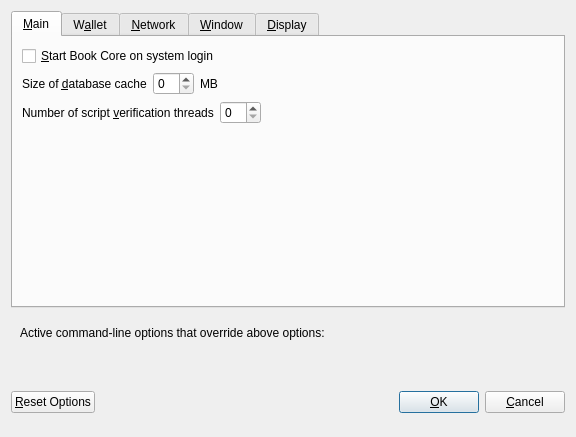
<?xml version="1.0" encoding="UTF-8"?>
<ui version="4.0">
 <class>OptionsDialog</class>
 <widget class="QDialog" name="OptionsDialog">
  <property name="geometry">
   <rect>
    <x>0</x>
    <y>0</y>
    <width>576</width>
    <height>402</height>
   </rect>
  </property>
  <property name="windowTitle">
   <string>Options</string>
  </property>
  <property name="modal">
   <bool>true</bool>
  </property>
  <layout class="QVBoxLayout" name="verticalLayout">
   <item>
    <widget class="QTabWidget" name="tabWidget">
     <property name="currentIndex">
      <number>0</number>
     </property>
     <widget class="QWidget" name="tabMain">
      <attribute name="title">
       <string>&amp;Main</string>
      </attribute>
      <layout class="QVBoxLayout" name="verticalLayout_Main">
       <item>
        <widget class="QCheckBox" name="bitcoinAtStartup">
         <property name="toolTip">
          <string>Automatically start Book Core after logging in to the system.</string>
         </property>
         <property name="text">
          <string>&amp;Start Book Core on system login</string>
         </property>
        </widget>
       </item>
       <item>
        <layout class="QHBoxLayout" name="horizontalLayout_2_Main">
         <item>
          <widget class="QLabel" name="databaseCacheLabel">
           <property name="text">
            <string>Size of &amp;database cache</string>
           </property>
           <property name="textFormat">
            <enum>Qt::PlainText</enum>
           </property>
           <property name="buddy">
            <cstring>databaseCache</cstring>
           </property>
          </widget>
         </item>
         <item>
          <widget class="QSpinBox" name="databaseCache"/>
         </item>
         <item>
          <widget class="QLabel" name="databaseCacheUnitLabel">
           <property name="text">
            <string>MB</string>
           </property>
           <property name="textFormat">
            <enum>Qt::PlainText</enum>
           </property>
          </widget>
         </item>
         <item>
          <spacer name="horizontalSpacer_2_Main">
           <property name="orientation">
            <enum>Qt::Horizontal</enum>
           </property>
           <property name="sizeHint" stdset="0">
            <size>
             <width>40</width>
             <height>20</height>
            </size>
           </property>
          </spacer>
         </item>
        </layout>
       </item>
       <item>
        <layout class="QHBoxLayout" name="horizontalLayout_3_Main">
         <item>
          <widget class="QLabel" name="threadsScriptVerifLabel">
           <property name="text">
            <string>Number of script &amp;verification threads</string>
           </property>
           <property name="textFormat">
            <enum>Qt::PlainText</enum>
           </property>
           <property name="buddy">
            <cstring>threadsScriptVerif</cstring>
           </property>
          </widget>
         </item>
         <item>
          <widget class="QSpinBox" name="threadsScriptVerif">
           <property name="toolTip">
            <string>(0 = auto, &lt;0 = leave that many cores free)</string>
           </property>
          </widget>
         </item>
         <item>
          <spacer name="horizontalSpacer_3_Main">
           <property name="orientation">
            <enum>Qt::Horizontal</enum>
           </property>
           <property name="sizeHint" stdset="0">
            <size>
             <width>40</width>
             <height>20</height>
            </size>
           </property>
          </spacer>
         </item>
        </layout>
       </item>
       <item>
        <spacer name="verticalSpacer_Main">
         <property name="orientation">
          <enum>Qt::Vertical</enum>
         </property>
         <property name="sizeHint" stdset="0">
          <size>
           <width>20</width>
           <height>40</height>
          </size>
         </property>
        </spacer>
       </item>
      </layout>
     </widget>
     <widget class="QWidget" name="tabWallet">
      <attribute name="title">
       <string>W&amp;allet</string>
      </attribute>
      <layout class="QVBoxLayout" name="verticalLayout_Wallet">
       <item>
        <widget class="QGroupBox" name="groupBox">
         <property name="title">
          <string>Expert</string>
         </property>
         <layout class="QVBoxLayout" name="verticalLayout_2">
          <item>
           <widget class="QCheckBox" name="coinControlFeatures">
            <property name="toolTip">
             <string>Whether to show coin control features or not.</string>
            </property>
            <property name="text">
             <string>Enable coin &amp;control features</string>
            </property>
           </widget>
          </item>
          <item>
           <widget class="QCheckBox" name="showMasternodesTab">
            <property name="toolTip">
             <string>Show additional tab listing all your masternodes in first sub-tab&lt;br/&gt;and all masternodes on the network in second sub-tab.</string>
            </property>
            <property name="text">
             <string>Show Masternodes Tab</string>
            </property>
           </widget>
          </item>
          <item>
           <widget class="QCheckBox" name="showAdvancedPSUI">
            <property name="toolTip">
             <string>Show additional information and buttons for PrivateSend on overview screen.</string>
            </property>
            <property name="text">
             <string>Enable advanced PrivateSend interface</string>
            </property>
           </widget>
          </item>
          <item>
           <widget class="QCheckBox" name="lowKeysWarning">
            <property name="toolTip">
             <string>Show warning dialog when PrivateSend detects that wallet has very low number of keys left.</string>
            </property>
            <property name="text">
             <string>Warn if PrivateSend is running out of keys</string>
            </property>
           </widget>
          </item>
          <item>
           <widget class="QCheckBox" name="privateSendMultiSession">
            <property name="toolTip">
             <string>Whether to use experimental PrivateSend mode with multiple mixing sessions per block.&lt;br/&gt;Note: You must use this feature carefully.&lt;br/&gt;Make sure you always have recent wallet (auto)backup in a safe place!</string>
            </property>
            <property name="text">
             <string>Enable PrivateSend &amp;multi-session</string>
            </property>
           </widget>
          </item>
          <item>
           <widget class="QCheckBox" name="spendZeroConfChange">
            <property name="toolTip">
             <string>If you disable the spending of unconfirmed change, the change from a transaction&lt;br/&gt;cannot be used until that transaction has at least one confirmation.&lt;br/&gt;This also affects how your balance is computed.</string>
            </property>
            <property name="text">
             <string>&amp;Spend unconfirmed change</string>
            </property>
           </widget>
          </item>
         </layout>
        </widget>
       </item>
       <item>
        <layout class="QHBoxLayout" name="horizontalLayout_4_Wallet">
         <item>
          <widget class="QLabel" name="label">
           <property name="toolTip">
            <string>This setting determines the amount of individual masternodes that an input will be anonymized through.&lt;br/&gt;More rounds of anonymization gives a higher degree of privacy, but also costs more in fees.</string>
           </property>
           <property name="text">
            <string>PrivateSend rounds to use</string>
           </property>
          </widget>
         </item>
         <item>
          <widget class="QSpinBox" name="privateSendRounds">
           <property name="minimum">
            <number>2</number>
           </property>
           <property name="maximum">
            <number>8</number>
           </property>
           <property name="value">
            <number>4</number>
           </property>
          </widget>
         </item>
        </layout>
       </item>
       <item>
        <layout class="QHBoxLayout" name="horizontalLayout">
         <item>
          <widget class="QLabel" name="label_2">
           <property name="toolTip">
            <string>This amount acts as a threshold to turn off PrivateSend once it's reached.</string>
           </property>
           <property name="statusTip">
            <string notr="true"/>
           </property>
           <property name="whatsThis">
            <string notr="true"/>
           </property>
           <property name="accessibleName">
            <string notr="true"/>
           </property>
           <property name="accessibleDescription">
            <string notr="true"/>
           </property>
           <property name="text">
            <string>Amount of Book to keep anonymized</string>
           </property>
          </widget>
         </item>
         <item>
          <widget class="QSpinBox" name="privateSendAmount">
           <property name="minimum">
            <number>2</number>
           </property>
           <property name="maximum">
            <number>2000</number>
           </property>
           <property name="singleStep">
            <number>10</number>
           </property>
           <property name="value">
            <number>1000</number>
           </property>
          </widget>
         </item>
        </layout>
       </item>
       <item>
        <spacer name="verticalSpacer_Wallet">
         <property name="orientation">
          <enum>Qt::Vertical</enum>
         </property>
         <property name="sizeHint" stdset="0">
          <size>
           <width>20</width>
           <height>40</height>
          </size>
         </property>
        </spacer>
       </item>
      </layout>
     </widget>
     <widget class="QWidget" name="tabNetwork">
      <attribute name="title">
       <string>&amp;Network</string>
      </attribute>
      <layout class="QVBoxLayout" name="verticalLayout_Network">
       <item>
        <widget class="QCheckBox" name="mapPortUpnp">
         <property name="toolTip">
          <string>Automatically open the Book Core client port on the router. This only works when your router supports UPnP and it is enabled.</string>
         </property>
         <property name="text">
          <string>Map port using &amp;UPnP</string>
         </property>
        </widget>
       </item>
       <item>
        <widget class="QCheckBox" name="allowIncoming">
         <property name="toolTip">
          <string>Accept connections from outside</string>
         </property>
         <property name="text">
          <string>Allow incoming connections</string>
         </property>
        </widget>
       </item>
       <item>
        <widget class="QCheckBox" name="connectSocks">
         <property name="toolTip">
          <string>Connect to the Book network through a SOCKS5 proxy.</string>
         </property>
         <property name="text">
          <string>&amp;Connect through SOCKS5 proxy (default proxy):</string>
         </property>
        </widget>
       </item>
       <item>
        <layout class="QHBoxLayout" name="horizontalLayout_1_Network">
         <item>
          <widget class="QLabel" name="proxyIpLabel">
           <property name="text">
            <string>Proxy &amp;IP:</string>
           </property>
           <property name="textFormat">
            <enum>Qt::PlainText</enum>
           </property>
           <property name="buddy">
            <cstring>proxyIp</cstring>
           </property>
          </widget>
         </item>
         <item>
          <widget class="QValidatedLineEdit" name="proxyIp">
           <property name="minimumSize">
            <size>
             <width>140</width>
             <height>0</height>
            </size>
           </property>
           <property name="maximumSize">
            <size>
             <width>140</width>
             <height>16777215</height>
            </size>
           </property>
           <property name="toolTip">
            <string>IP address of the proxy (e.g. IPv4: 127.0.0.1 / IPv6: ::1)</string>
           </property>
          </widget>
         </item>
         <item>
          <widget class="QLabel" name="proxyPortLabel">
           <property name="text">
            <string>&amp;Port:</string>
           </property>
           <property name="textFormat">
            <enum>Qt::PlainText</enum>
           </property>
           <property name="buddy">
            <cstring>proxyPort</cstring>
           </property>
          </widget>
         </item>
         <item>
          <widget class="QLineEdit" name="proxyPort">
           <property name="minimumSize">
            <size>
             <width>55</width>
             <height>0</height>
            </size>
           </property>
           <property name="maximumSize">
            <size>
             <width>55</width>
             <height>16777215</height>
            </size>
           </property>
           <property name="toolTip">
            <string>Port of the proxy (e.g. 9050)</string>
           </property>
          </widget>
         </item>
         <item>
          <spacer name="horizontalSpacer_1_Network">
           <property name="orientation">
            <enum>Qt::Horizontal</enum>
           </property>
           <property name="sizeHint" stdset="0">
            <size>
             <width>40</width>
             <height>20</height>
            </size>
           </property>
          </spacer>
         </item>
        </layout>
       </item>
       <item>
        <layout class="QHBoxLayout" name="horizontalLayout_2_Network">
         <item>
          <widget class="QLabel" name="proxyActiveNets">
           <property name="text">
            <string>Used for reaching peers via:</string>
           </property>
           <property name="textFormat">
            <enum>Qt::PlainText</enum>
           </property>
          </widget>
         </item>
         <item>
          <widget class="QCheckBox" name="proxyReachIPv4">
           <property name="enabled">
            <bool>false</bool>
           </property>
           <property name="toolTip">
            <string>Shows, if the supplied default SOCKS5 proxy is used to reach peers via this network type.</string>
           </property>
           <property name="text">
            <string/>
           </property>
          </widget>
         </item>
         <item>
          <widget class="QLabel" name="proxyReachIPv4Label">
           <property name="text">
            <string>IPv4</string>
           </property>
           <property name="textFormat">
            <enum>Qt::PlainText</enum>
           </property>
          </widget>
         </item>
         <item>
          <widget class="QCheckBox" name="proxyReachIPv6">
           <property name="enabled">
            <bool>false</bool>
           </property>
           <property name="toolTip">
            <string>Shows, if the supplied default SOCKS5 proxy is used to reach peers via this network type.</string>
           </property>
           <property name="text">
            <string/>
           </property>
          </widget>
         </item>
         <item>
          <widget class="QLabel" name="proxyReachIPv6Label">
           <property name="text">
            <string>IPv6</string>
           </property>
           <property name="textFormat">
            <enum>Qt::PlainText</enum>
           </property>
          </widget>
         </item>
         <item>
          <widget class="QCheckBox" name="proxyReachTor">
           <property name="enabled">
            <bool>false</bool>
           </property>
           <property name="toolTip">
            <string>Shows, if the supplied default SOCKS5 proxy is used to reach peers via this network type.</string>
           </property>
           <property name="text">
            <string/>
           </property>
          </widget>
         </item>
         <item>
          <widget class="QLabel" name="proxyReachTorLabel">
           <property name="text">
            <string>Tor</string>
           </property>
           <property name="textFormat">
            <enum>Qt::PlainText</enum>
           </property>
          </widget>
         </item>
         <item>
          <spacer name="horizontalSpacer_2_Network">
           <property name="orientation">
            <enum>Qt::Horizontal</enum>
           </property>
           <property name="sizeHint" stdset="0">
            <size>
             <width>40</width>
             <height>20</height>
            </size>
           </property>
          </spacer>
         </item>
        </layout>
       </item>
       <item>
        <widget class="QCheckBox" name="connectSocksTor">
         <property name="toolTip">
          <string>Connect to the Book network through a separate SOCKS5 proxy for Tor hidden services.</string>
         </property>
         <property name="text">
          <string>Use separate SOCKS5 proxy to reach peers via Tor hidden services:</string>
         </property>
        </widget>
       </item>
       <item>
        <layout class="QHBoxLayout" name="horizontalLayout_3_Network">
         <item>
          <widget class="QLabel" name="proxyIpTorLabel">
           <property name="text">
            <string>Proxy &amp;IP:</string>
           </property>
           <property name="textFormat">
            <enum>Qt::PlainText</enum>
           </property>
           <property name="buddy">
            <cstring>proxyIpTor</cstring>
           </property>
          </widget>
         </item>
         <item>
          <widget class="QValidatedLineEdit" name="proxyIpTor">
           <property name="minimumSize">
            <size>
             <width>140</width>
             <height>0</height>
            </size>
           </property>
           <property name="maximumSize">
            <size>
             <width>140</width>
             <height>16777215</height>
            </size>
           </property>
           <property name="toolTip">
            <string>IP address of the proxy (e.g. IPv4: 127.0.0.1 / IPv6: ::1)</string>
           </property>
          </widget>
         </item>
         <item>
          <widget class="QLabel" name="proxyPortTorLabel">
           <property name="text">
            <string>&amp;Port:</string>
           </property>
           <property name="textFormat">
            <enum>Qt::PlainText</enum>
           </property>
           <property name="buddy">
            <cstring>proxyPortTor</cstring>
           </property>
          </widget>
         </item>
         <item>
          <widget class="QLineEdit" name="proxyPortTor">
           <property name="minimumSize">
            <size>
             <width>55</width>
             <height>0</height>
            </size>
           </property>
           <property name="maximumSize">
            <size>
             <width>55</width>
             <height>16777215</height>
            </size>
           </property>
           <property name="toolTip">
            <string>Port of the proxy (e.g. 9050)</string>
           </property>
          </widget>
         </item>
         <item>
          <spacer name="horizontalSpacer_4_Network">
           <property name="orientation">
            <enum>Qt::Horizontal</enum>
           </property>
           <property name="sizeHint" stdset="0">
            <size>
             <width>40</width>
             <height>20</height>
            </size>
           </property>
          </spacer>
         </item>
        </layout>
       </item>
       <item>
        <spacer name="verticalSpacer_Network">
         <property name="orientation">
          <enum>Qt::Vertical</enum>
         </property>
         <property name="sizeHint" stdset="0">
          <size>
           <width>20</width>
           <height>40</height>
          </size>
         </property>
        </spacer>
       </item>
      </layout>
     </widget>
     <widget class="QWidget" name="tabWindow">
      <attribute name="title">
       <string>&amp;Window</string>
      </attribute>
      <layout class="QVBoxLayout" name="verticalLayout_Window">
       <item>
        <widget class="QCheckBox" name="minimizeToTray">
         <property name="toolTip">
          <string>Show only a tray icon after minimizing the window.</string>
         </property>
         <property name="text">
          <string>&amp;Minimize to the tray instead of the taskbar</string>
         </property>
        </widget>
       </item>
       <item>
        <widget class="QCheckBox" name="minimizeOnClose">
         <property name="toolTip">
          <string>Minimize instead of exit the application when the window is closed. When this option is enabled, the application will be closed only after selecting Exit in the menu.</string>
         </property>
         <property name="text">
          <string>M&amp;inimize on close</string>
         </property>
        </widget>
       </item>
       <item>
        <spacer name="verticalSpacer_Window">
         <property name="orientation">
          <enum>Qt::Vertical</enum>
         </property>
         <property name="sizeHint" stdset="0">
          <size>
           <width>20</width>
           <height>40</height>
          </size>
         </property>
        </spacer>
       </item>
      </layout>
     </widget>
     <widget class="QWidget" name="tabDisplay">
      <attribute name="title">
       <string>&amp;Display</string>
      </attribute>
      <layout class="QVBoxLayout" name="verticalLayout_Display">
       <item>
        <layout class="QHBoxLayout" name="horizontalLayout_1_Display">
         <item>
          <widget class="QLabel" name="langLabel">
           <property name="text">
            <string>User Interface &amp;language:</string>
           </property>
           <property name="textFormat">
            <enum>Qt::PlainText</enum>
           </property>
           <property name="buddy">
            <cstring>lang</cstring>
           </property>
          </widget>
         </item>
         <item>
          <widget class="QValueComboBox" name="lang">
           <property name="toolTip">
            <string>The user interface language can be set here. This setting will take effect after restarting Book Core.</string>
           </property>
          </widget>
         </item>
        </layout>
       </item>
       <item>
        <widget class="QLabel" name="label_3">
         <property name="toolTip">
          <string notr="true"/>
         </property>
         <property name="statusTip">
          <string notr="true"/>
         </property>
         <property name="whatsThis">
          <string notr="true"/>
         </property>
         <property name="accessibleName">
          <string notr="true"/>
         </property>
         <property name="text">
          <string>Language missing or translation incomplete? Help contributing translations here:
https://www.transifex.com/projects/p/book/</string>
         </property>
         <property name="wordWrap">
          <bool>true</bool>
         </property>
         <property name="openExternalLinks">
          <bool>true</bool>
         </property>
         <property name="textInteractionFlags">
          <set>Qt::TextBrowserInteraction</set>
         </property>
        </widget>
       </item>
       <item>
        <layout class="QHBoxLayout" name="horizontalLayout_4_Display" stretch="0,0">
         <item>
          <widget class="QLabel" name="themeLabel">
           <property name="text">
            <string>User Interface Theme:</string>
           </property>
          </widget>
         </item>
         <item>
          <widget class="QValueComboBox" name="theme"/>
         </item>
        </layout>
       </item>
       <item>
        <widget class="Line" name="line">
         <property name="orientation">
          <enum>Qt::Horizontal</enum>
         </property>
        </widget>
       </item>
       <item>
        <layout class="QHBoxLayout" name="horizontalLayout_2_Display">
         <item>
          <widget class="QLabel" name="unitLabel">
           <property name="text">
            <string>&amp;Unit to show amounts in:</string>
           </property>
           <property name="textFormat">
            <enum>Qt::PlainText</enum>
           </property>
           <property name="buddy">
            <cstring>unit</cstring>
           </property>
          </widget>
         </item>
         <item>
          <widget class="QValueComboBox" name="unit">
           <property name="toolTip">
            <string>Choose the default subdivision unit to show in the interface and when sending coins.</string>
           </property>
          </widget>
         </item>
        </layout>
       </item>
       <item>
        <layout class="QHBoxLayout" name="horizontalLayout_5_Display">
         <item>
          <widget class="QLabel" name="digitsLabel">
           <property name="text">
            <string>Decimal digits</string>
           </property>
          </widget>
         </item>
         <item>
          <widget class="QValueComboBox" name="digits"/>
         </item>
        </layout>
       </item>
       <item>
        <layout class="QHBoxLayout" name="horizontalLayout_3_Display">
         <item>
          <widget class="QLabel" name="thirdPartyTxUrlsLabel">
           <property name="toolTip">
            <string>Third party URLs (e.g. a block explorer) that appear in the transactions tab as context menu items.&lt;br/&gt;%s in the URL is replaced by transaction hash. Multiple URLs are separated by vertical bar |.</string>
           </property>
           <property name="text">
            <string>Third party transaction URLs</string>
           </property>
           <property name="buddy">
            <cstring>thirdPartyTxUrls</cstring>
           </property>
          </widget>
         </item>
         <item>
          <widget class="QLineEdit" name="thirdPartyTxUrls">
           <property name="toolTip">
            <string>Third party URLs (e.g. a block explorer) that appear in the transactions tab as context menu items.&lt;br/&gt;%s in the URL is replaced by transaction hash. Multiple URLs are separated by vertical bar |.</string>
           </property>
          </widget>
         </item>
        </layout>
       </item>
       <item>
        <spacer name="verticalSpacer">
         <property name="orientation">
          <enum>Qt::Vertical</enum>
         </property>
         <property name="sizeHint" stdset="0">
          <size>
           <width>20</width>
           <height>40</height>
          </size>
         </property>
        </spacer>
       </item>
      </layout>
     </widget>
    </widget>
   </item>
   <item>
    <widget class="QFrame" name="frame">
     <layout class="QVBoxLayout" name="verticalLayout_Bottom">
      <item>
       <layout class="QHBoxLayout" name="horizontalLayout_Bottom">
        <item>
         <widget class="QLabel" name="overriddenByCommandLineInfoLabel">
          <property name="text">
           <string>Active command-line options that override above options:</string>
          </property>
          <property name="textFormat">
           <enum>Qt::PlainText</enum>
          </property>
         </widget>
        </item>
        <item>
         <spacer name="horizontalSpacer_Bottom">
          <property name="orientation">
           <enum>Qt::Horizontal</enum>
          </property>
          <property name="sizeHint" stdset="0">
           <size>
            <width>40</width>
            <height>20</height>
           </size>
          </property>
         </spacer>
        </item>
       </layout>
      </item>
      <item>
       <widget class="QLabel" name="overriddenByCommandLineLabel">
        <property name="text">
         <string/>
        </property>
        <property name="textFormat">
         <enum>Qt::PlainText</enum>
        </property>
        <property name="wordWrap">
         <bool>true</bool>
        </property>
       </widget>
      </item>
     </layout>
    </widget>
   </item>
   <item>
    <layout class="QHBoxLayout" name="horizontalLayout_Buttons">
     <item>
      <widget class="QPushButton" name="resetButton">
       <property name="toolTip">
        <string>Reset all client options to default.</string>
       </property>
       <property name="text">
        <string>&amp;Reset Options</string>
       </property>
       <property name="autoDefault">
        <bool>false</bool>
       </property>
      </widget>
     </item>
     <item>
      <spacer name="horizontalSpacer_1">
       <property name="orientation">
        <enum>Qt::Horizontal</enum>
       </property>
       <property name="sizeHint" stdset="0">
        <size>
         <width>40</width>
         <height>48</height>
        </size>
       </property>
      </spacer>
     </item>
     <item>
      <widget class="QLabel" name="statusLabel">
       <property name="minimumSize">
        <size>
         <width>200</width>
         <height>0</height>
        </size>
       </property>
       <property name="font">
        <font>
         <weight>75</weight>
         <bold>true</bold>
        </font>
       </property>
       <property name="text">
        <string/>
       </property>
       <property name="textFormat">
        <enum>Qt::PlainText</enum>
       </property>
       <property name="wordWrap">
        <bool>true</bool>
       </property>
      </widget>
     </item>
     <item>
      <spacer name="horizontalSpacer_2">
       <property name="orientation">
        <enum>Qt::Horizontal</enum>
       </property>
       <property name="sizeHint" stdset="0">
        <size>
         <width>40</width>
         <height>48</height>
        </size>
       </property>
      </spacer>
     </item>
     <item>
      <widget class="QPushButton" name="okButton">
       <property name="text">
        <string>&amp;OK</string>
       </property>
       <property name="autoDefault">
        <bool>false</bool>
       </property>
       <property name="default">
        <bool>true</bool>
       </property>
      </widget>
     </item>
     <item>
      <widget class="QPushButton" name="cancelButton">
       <property name="text">
        <string>&amp;Cancel</string>
       </property>
       <property name="autoDefault">
        <bool>false</bool>
       </property>
      </widget>
     </item>
    </layout>
   </item>
  </layout>
 </widget>
 <customwidgets>
  <customwidget>
   <class>QValidatedLineEdit</class>
   <extends>QLineEdit</extends>
   <header>qvalidatedlineedit.h</header>
  </customwidget>
  <customwidget>
   <class>QValueComboBox</class>
   <extends>QComboBox</extends>
   <header>qvaluecombobox.h</header>
  </customwidget>
 </customwidgets>
 <resources/>
 <connections/>
</ui>
